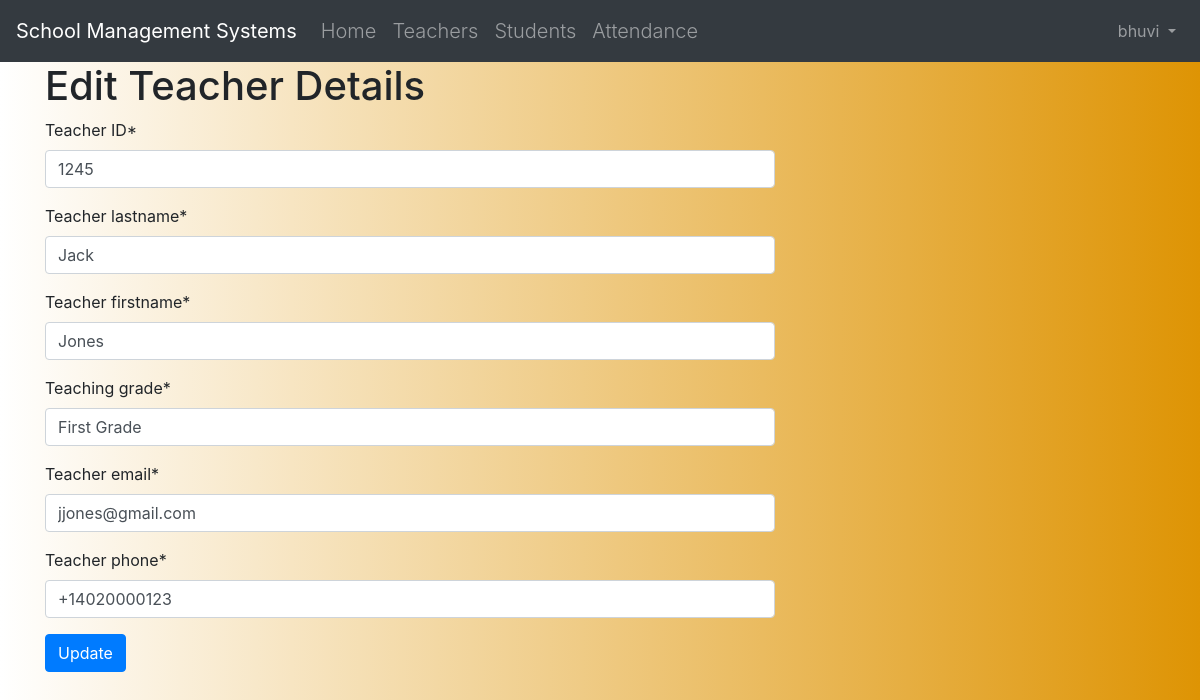
/teacher/1245/edit/ (signed in), run on the app's committed database.
### Schools/models.py (models this page shows, shortened)
class Teacher(models.Model):
    teacher_ID = models.IntegerField(primary_key=True, max_length=10, blank=False, null=False, default=' ')
    teacher_lastname = models.CharField(max_length=50, blank=False, null=True, default='')
    teacher_firstname = models.CharField(max_length=50, blank=False, null=True, default='')
    teaching_grade = models.CharField(max_length=50, blank=False, null=True, default='')
    teacher_street_address = models.CharField(max_length=100, blank=False, null=True, default='')
    teacher_city = models.CharField(max_length=50, blank=False, null=True, default='')
    teacher_state = models.CharField(max_length=50, blank=False, null=True, default='')
    teacher_zip = models.CharField(max_length=50, blank=True, null=True, default='00000')
    teacher_email = models.EmailField(max_length=100, default=' ')
    teacher_phone = models.CharField(max_length=50, default='(402)000-0000')

### Schools/views.py (the view)
# urls.py: path('teacher/<int:pk>/edit/', views.teacher_edit, name='teacher_edit'),
@login_required
def teacher_edit(request, pk):
    teacher = get_object_or_404(Teacher, pk=pk)
    if request.method == "POST":
        form = TeacherForm(request.POST, instance=teacher)
        if form.is_valid():
            teacher = form.save(commit=False)
            teacher.save()
            teachers = Teacher.objects.all()
            return render(request, 'Schools/teacher_list.html', {'teachers': teachers})
    else:
        form = TeacherForm(instance=teacher)
        return render(request, "Schools/teacher_edit.html", {'forms': form})

### Schools/forms.py
class TeacherForm(forms.ModelForm):
    class Meta:
        model = Teacher
        fields = ('teacher_ID', 'teacher_lastname', 'teacher_firstname', 'teaching_grade', 'teacher_email', 'teacher_phone')

### Schools/templates/Schools/teacher_edit.html
{% extends 'Schools/base.html' %}
{% load crispy_forms_tags %}
{% block content %}
    <h1>Edit Teacher Details</h1>
       <form action="" method="post">{% csrf_token %}
        {{ forms|crispy }}
        <button type="submit" class="save btn btn-primary">Update</button>
    </form>
{% endblock %}

### Schools/templates/Schools/base.html (shortened to what this page needs)
{% load static %}
<html lang="en">
<head>
  <link rel="stylesheet" href="https://maxcdn.bootstrapcdn.com/bootstrap/4.5.0/css/bootstrap.min.css">
</head>
<body>
<nav class="navbar navbar-expand-sm bg-dark navbar-dark">
        <a href="/" class="navbar-brand">School Management Systems</a>
        <div class="collapse navbar-collapse" id="collapsibleNavbar">
            <ul class="navbar-nav">
                <li class="nav-item lead"><a class=nav-link href="{% url 'Schools:home' %}">Home</a></li>
                <li class="nav-item lead"><a class=nav-link href="{% url 'Schools:teacher_list' %}">Teachers</a></li>
                <li class="nav-item lead"><a class=nav-link href="{% url 'Schools:student_list' %}">Students</a></li>
                <li class="nav-item lead"><a class=nav-link href="{% url 'Schools:attendance_list' %}">Attendance</a></li>
            </ul>
      <div class="collapse navbar-collapse" id="navbarCollapse">
        {% if user.is_authenticated %}
          <ul class="navbar-nav ml-auto">
            <li class="nav-item">
              <a class="nav-link dropdown-toggle" href="#" id="userMenu"
              data-toggle="dropdown" aria-haspopup="true" aria-expanded
              ="false">
                {{ user.username }}
              </a>
            </li>
          </ul>
        {% else %}
          <form class="form-inline ml-auto">
            <a href="{% url 'login' %}" class="btn btn-outline-secondary">
            Log In</a>
          </form>
          <li><a class="nav-link lead" href="{% url 'Schools:signup' %}">Sign Up</a></li>
        {% endif %}
      </div>
        </div>
</nav>
<div class="content container">
    <div class="row">
        <div class="col-md-8">
            {% block content %}{% endblock %}
        </div>
    </div>
</div>
</body>
</html>

### Schools/templates/Schools/base.html (style rules this page uses)
body,html { height: 100%; margin: 0; background: #7F7FD5; background: -webkit-linear-gradient(to right, #ffffff, #ffffff); background: linear-gradient(to right, #ffffff, #de9404); }

### data on the page
Teacher: teacher_ID "1245", teacher_lastname "Jack", teacher_firstname "Jones", teaching_grade "First Grade", teacher_email "jjones@gmail.com", teacher_phone "+14020000123"

### other printed values
{{ user.username }} "bhuvi"
